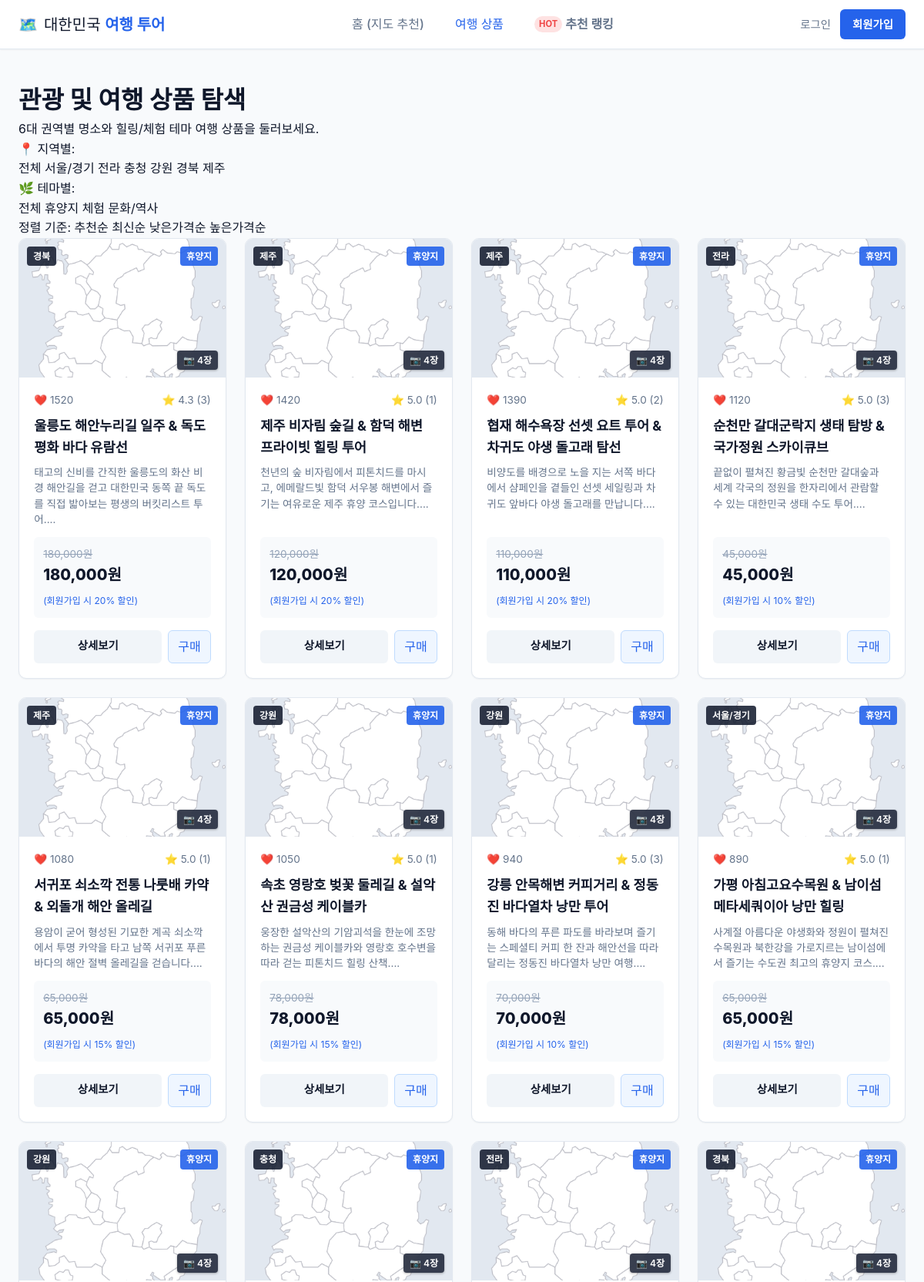
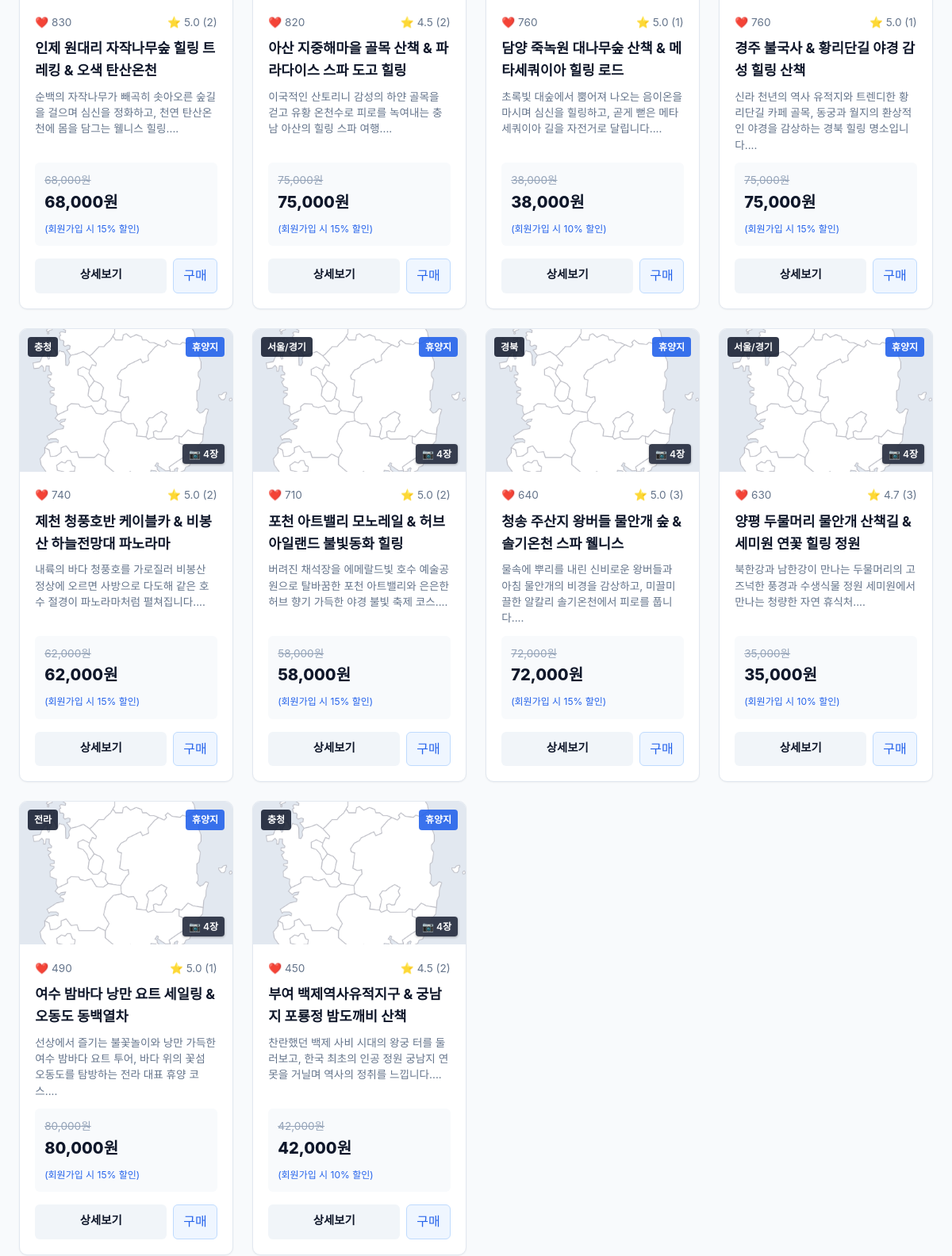
/products?theme_id=1&sort=popular (upper part), run on an earlier commit of the app's database (2 pictures, top to bottom).
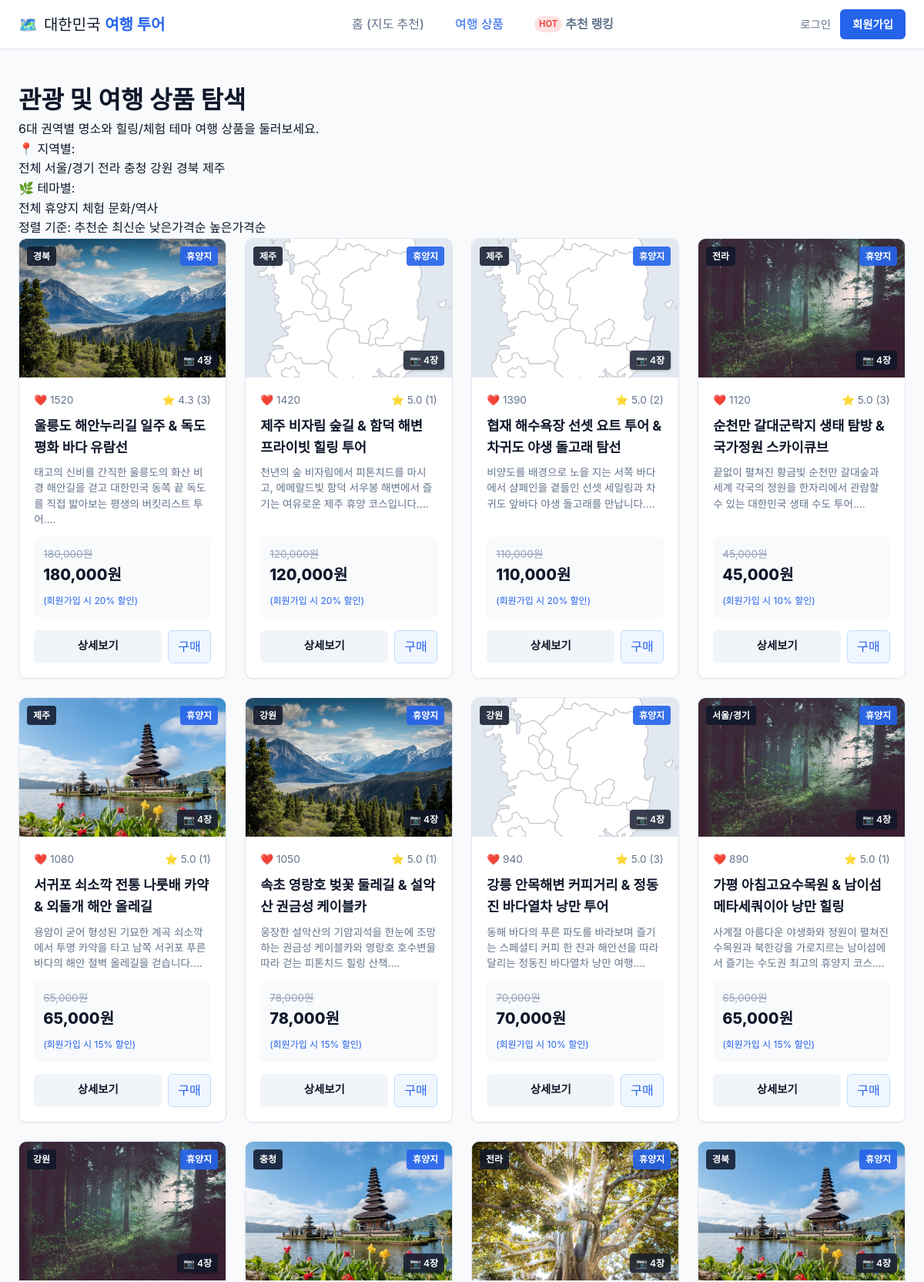
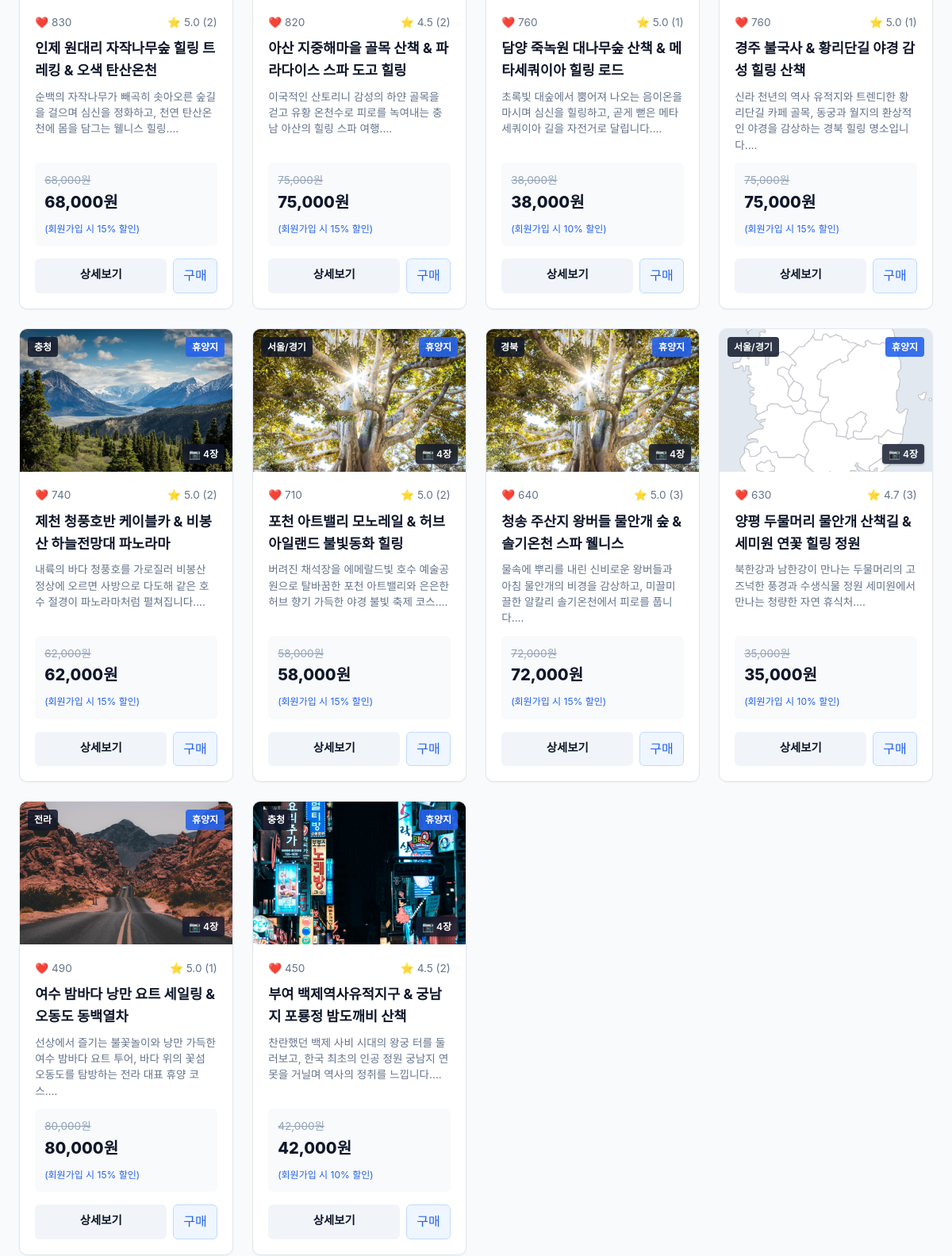
And on a later commit of the database (2 pictures, top to bottom).
### models/tour.py (models this page shows, shortened)
class Theme(db.Model):
    __tablename__ = 'themes'
    id = db.Column(db.Integer, primary_key=True)
    code = db.Column(db.String(50), unique=True, nullable=False) # e.g. RESORT, EXPERIENCE
    name = db.Column(db.String(50), unique=True, nullable=False) # '휴양지', '체험'
    description = db.Column(db.String(200), nullable=True)
    is_active = db.Column(db.Boolean, default=True)
    products = db.relationship('TourProduct', backref='theme', lazy='dynamic')

class TourProduct(db.Model):
    __tablename__ = 'tour_products'
    id = db.Column(db.Integer, primary_key=True)
    name = db.Column(db.String(150), nullable=False, index=True)
    description = db.Column(db.Text, nullable=False)
    region = db.Column(db.String(50), nullable=False, index=True) # 6개 지역
    theme_id = db.Column(db.Integer, db.ForeignKey('themes.id'), nullable=False)
    original_price = db.Column(db.Integer, nullable=False)
    member_discount_rate = db.Column(db.Float, default=0.15) # 회원 15% 기본 할인
    recommendation_count = db.Column(db.Integer, default=0, index=True) # 누적 추천수
    image_url = db.Column(db.String(255), default='/static/img/default-tour.jpg')
    image_urls = db.Column(db.Text, nullable=True) # JSON 문자열 형태의 3~4개 이상 이미지 URL 목록
    created_at = db.Column(db.DateTime, default=lambda: datetime.now(timezone.utc))
    reviews = db.relationship('Review', backref='product', lazy='dynamic', cascade='all, delete-orphan')
    likes = db.relationship('ProductLike', backref='product', lazy='dynamic', cascade='all, delete-orphan')
    order_items = db.relationship('OrderItem', backref='product', lazy='dynamic')
    cart_items = db.relationship('CartItem', backref='product', lazy='dynamic')
    def get_discounted_price(self, is_member=False):
        if is_member:
            return int(self.original_price * (1 - self.member_discount_rate))
        return self.original_price
    def get_average_rating(self):
        review_list = self.reviews.all()
        if not review_list:
            return 0.0
        return round(sum(r.rating for r in review_list) / len(review_list), 1)
    def get_image_list(self):
        if self.image_urls:
            try:
                import json
                urls = json.loads(self.image_urls)
                if isinstance(urls, list) and len(urls) > 0:
                    return urls
            except Exception:
                urls = [u.strip() for u in self.image_urls.splitlines() if u.strip()]
                if urls:
                    return urls
        if self.image_url:
            return [self.image_url]
        return ['/static/img/default-tour.jpg']

### models/review.py (models this page shows, shortened)
class Review(db.Model):
    __tablename__ = 'reviews'
    id = db.Column(db.Integer, primary_key=True)
    user_id = db.Column(db.Integer, db.ForeignKey('users.id', ondelete='CASCADE'), nullable=False)
    product_id = db.Column(db.Integer, db.ForeignKey('tour_products.id', ondelete='CASCADE'), nullable=False)
    title = db.Column(db.String(150), nullable=False)
    content = db.Column(db.Text, nullable=False)
    rating = db.Column(db.Integer, default=5, nullable=False) # 1~5
    created_at = db.Column(db.DateTime, default=lambda: datetime.now(timezone.utc))
    updated_at = db.Column(db.DateTime, default=lambda: datetime.now(timezone.utc), onupdate=lambda: datetime.now(timezone.utc))

### views/product_views.py (the view)
@product_bp.route('')
def list_products():
    region = request.args.get('region')
    theme_id = request.args.get('theme_id', type=int)
    sort_by = request.args.get('sort', 'popular') # popular, latest, price_asc, price_desc
    query = TourProduct.query
    if region and region in RegionEnum.get_display_names():
        query = query.filter_by(region=region)
    if theme_id:
        query = query.filter_by(theme_id=theme_id)
    if sort_by == 'popular':
        query = query.order_by(TourProduct.recommendation_count.desc())
    elif sort_by == 'latest':
        query = query.order_by(TourProduct.created_at.desc())
    elif sort_by == 'price_asc':
        query = query.order_by(TourProduct.original_price.asc())
    elif sort_by == 'price_desc':
        query = query.order_by(TourProduct.original_price.desc())
    products = query.all()
    themes = Theme.query.filter_by(is_active=True).all()
    regions = RegionEnum.get_display_names()
    return render_template(
        'product/list.html',
        products=products,
        themes=themes,
        regions=regions,
        selected_region=region,
        selected_theme_id=theme_id,
        sort_by=sort_by
    )

### app.py (called while the page is built)
def create_app(config_class=Config):
    app = Flask(__name__, static_folder='static', template_folder='templates')
    app.config.from_object(config_class)
    db.init_app(app)
    login_manager.init_app(app)
    csrf.init_app(app)
    register_blueprints(app)
    @app.context_processor
    def inject_cart_count():
        from flask_login import current_user
        if current_user.is_authenticated and current_user.cart:
            return {'cart_count': current_user.cart.get_total_count()}
        return {'cart_count': 0}
    @app.errorhandler(404)
    def not_found_error(error):
        return render_template('base.html'), 404
    @app.errorhandler(500)
    def internal_error(error):
        db.session.rollback()
        return render_template('base.html'), 500
    with app.app_context():
        db.create_all()
    return app

### models/tour.py (called while the page is built)
    @classmethod
    def get_display_names(cls):
        return [r.value for r in cls]

### templates/product/list.html (shortened to what this page needs)
{% extends "base.html" %}
{% block content %}
<div class="container page-content">
  <div class="page-header">
    <h1>관광 및 여행 상품 <strong>탐색</strong></h1>
    <p>6대 권역별 명소와 힐링/체험 테마 여행 상품을 둘러보세요.</p>
  </div>
  <div class="filter-panel">
    <div class="filter-group">
      <span class="filter-label">📍 지역별:</span>
      <div class="chips-container">
        <a href="{{ url_for('product.list_products', theme_id=selected_theme_id, sort=sort_by) }}"
           class="chip {% if not selected_region %}active{% endif %}">전체</a>
        {% for r in regions %}
          <a href="{{ url_for('product.list_products', region=r, theme_id=selected_theme_id, sort=sort_by) }}"
             class="chip {% if selected_region == r %}active{% endif %}">{{ r }}</a>
        {% endfor %}
      </div>
    </div>
    <div class="filter-group">
      <span class="filter-label">🌿 테마별:</span>
      <div class="chips-container">
        <a href="{{ url_for('product.list_products', region=selected_region, sort=sort_by) }}"
           class="chip {% if not selected_theme_id %}active{% endif %}">전체</a>
        {% for t in themes %}
          <a href="{{ url_for('product.list_products', region=selected_region, theme_id=t.id, sort=sort_by) }}"
             class="chip {% if selected_theme_id == t.id %}active{% endif %}">{{ t.name }}</a>
        {% endfor %}
      </div>
    </div>
    <div class="sort-bar">
      <span class="sort-label">정렬 기준:</span>
      <a href="{{ url_for('product.list_products', region=selected_region, theme_id=selected_theme_id, sort='popular') }}"
         class="sort-link {% if sort_by == 'popular' %}active{% endif %}">추천순</a>
      <a href="{{ url_for('product.list_products', region=selected_region, theme_id=selected_theme_id, sort='latest') }}"
         class="sort-link {% if sort_by == 'latest' %}active{% endif %}">최신순</a>
      <a href="{{ url_for('product.list_products', region=selected_region, theme_id=selected_theme_id, sort='price_asc') }}"
         class="sort-link {% if sort_by == 'price_asc' %}active{% endif %}">낮은가격순</a>
      <a href="{{ url_for('product.list_products', region=selected_region, theme_id=selected_theme_id, sort='price_desc') }}"
         class="sort-link {% if sort_by == 'price_desc' %}active{% endif %}">높은가격순</a>
    </div>
  </div>
  {% if products %}
    <div class="product-grid">
      {% for p in products %}
        <div class="product-card">
          <a href="{{ url_for('product.detail', product_id=p.id) }}" class="card-thumb-link" title="{{ p.name }} 상세보기">
            <div class="card-thumb-wrap">
              <img src="{{ p.image_url }}" alt="{{ p.name }}" class="card-thumb" onerror="this.src='/static/img/default-tour.jpg'">
              <span class="badge-region">{{ p.region }}</span>
              <span class="badge-theme">{{ p.theme.name }}</span>
              {% if p.get_image_list()|length > 1 %}
                <span class="badge-photos">📷 {{ p.get_image_list()|length }}장</span>
              {% endif %}
            </div>
          </a>
          <div class="card-body">
            <div class="card-meta">
              <span class="like-stat">❤️ {{ p.recommendation_count }}</span>
              <span class="rating-stat">⭐ {{ p.get_average_rating() }} ({{ p.reviews.count() }})</span>
            </div>
            <a href="{{ url_for('product.detail', product_id=p.id) }}" class="card-text-link" title="{{ p.name }} 상세보기">
              <h3 class="card-title">{{ p.name }}</h3>
              <p class="card-desc">{{ p.description[:70] }}...</p>
            </a>
            <div class="pricing-box">
              <span class="original-price">{{ "{:,}".format(p.original_price) }}원</span>
              <div class="final-price-wrap">
                <span class="final-price">{{ "{:,}".format(p.get_discounted_price(current_user.is_authenticated)) }}원</span>
                {% if current_user.is_authenticated %}
                  <span class="discount-badge">회원 {{ (p.member_discount_rate * 100)|int }}% 할인</span>
                {% else %}
                  <span class="guest-notice">(회원가입 시 {{ (p.member_discount_rate * 100)|int }}% 할인)</span>
                {% endif %}
              </div>
            </div>
            <div class="card-actions">
              <a href="{{ url_for('product.detail', product_id=p.id) }}" class="btn-detail">상세보기</a>
              {% if current_user.is_authenticated %}
                <form action="{{ url_for('cart.add_to_cart') }}" method="POST" class="inline-form">
                  <input type="hidden" name="csrf_token" value="{{ csrf_token() }}">
                  <input type="hidden" name="product_id" value="{{ p.id }}">
                  <input type="hidden" name="quantity" value="1">
                  <button type="submit" class="btn-cart-sm" title="장바구니 담기">🛒</button>
                </form>
              {% else %}
                <a href="{{ url_for('order.checkout', product_id=p.id, quantity=1) }}" class="btn-cart-sm" title="비회원 바로 구매">구매</a>
              {% endif %}
            </div>
          </div>
        </div>
      {% endfor %}
    </div>
  {% else %}
    <div class="empty-state">
      <span class="empty-icon">🔍</span>
      <p>조건에 맞는 관광 상품이 없습니다.</p>
      <a href="{{ url_for('product.list_products') }}" class="btn-outline">필터 초기화</a>
    </div>
  {% endif %}
</div>
{% endblock %}

### templates/base.html (shortened to what this page needs)
<!DOCTYPE html>
<html lang="ko">
<head>
  <link rel="stylesheet" as="style" crossorigin href="https://cdn.jsdelivr.net/gh/orioncactus/pretendard@v1.3.9/dist/web/static/pretendard.css">
  <link rel="stylesheet" href="{{ url_for('static', filename='css/style.css') }}">
</head>
<body>
  {% block header %}
  <header class="navbar">
    <div class="nav-container">
      <a href="{{ url_for('main.index') }}" class="brand-logo">
        <span class="logo-icon">🗺️</span>
        <span class="logo-text">대한민국 <strong>여행 투어</strong></span>
      </a>
      <nav class="nav-links">
        <a href="{{ url_for('main.index') }}" class="nav-link {% if request.endpoint == 'main.index' %}active{% endif %}">홈 (지도 추천)</a>
        <a href="{{ url_for('product.list_products') }}" class="nav-link {% if request.endpoint == 'product.list_products' %}active{% endif %}">여행 상품</a>
        <a href="{{ url_for('product.popular') }}" class="nav-link nav-highlight {% if request.endpoint == 'product.popular' %}active{% endif %}">
          <span class="badge-hot">HOT</span> 추천 랭킹
        </a>
      </nav>
      <div class="nav-auth">
        {% if current_user.is_authenticated %}
          <a href="{{ url_for('cart.view_cart') }}" class="cart-btn" title="내 장바구니">
            <span class="cart-icon">🛒</span>
            <span class="cart-label">장바구니</span>
            {% if current_user.cart and current_user.cart.items.count() > 0 %}
              <span class="cart-count">{{ current_user.cart.get_total_count() }}</span>
            {% endif %}
          </a>
          <span class="user-greeting">
            <strong>{{ current_user.name }}</strong>님
            <span class="member-tag">회원 할인중</span>
          </span>
          <a href="{{ url_for('order.history') }}" class="btn-text">주문내역</a>
          <a href="{{ url_for('auth.logout') }}" class="btn-outline">로그아웃</a>
        {% else %}
          <a href="{{ url_for('auth.login') }}" class="btn-text">로그인</a>
          <a href="{{ url_for('auth.signup') }}" class="btn-primary">회원가입</a>
        {% endif %}
      </div>
    </div>
  </header>
  {% endblock %}
  <main class="main-wrapper">
    {% block content %}{% endblock %}
  </main>
</body>
</html>

What changed in the data, as far as the page shows it:
changed TourProduct "울릉도 해안누리길 일주 & 독도 평화 바다 유람선": image_url: picture added in place of a placeholder
changed TourProduct "순천만 갈대군락지 생태 탐방 & 국가정원 스카이큐브": image_url: picture added in place of a placeholder
changed TourProduct "서귀포 쇠소깍 전통 나룻배 카약 & 외돌개 해안 올레길": image_url: picture added in place of a placeholder
changed TourProduct "속초 영랑호 벚꽃 둘레길 & 설악산 권금성 케이블카": image_url: picture added in place of a placeholder
changed TourProduct "가평 아침고요수목원 & 남이섬 메타세쿼이아 낭만 힐링": image_url: picture added in place of a placeholder
changed TourProduct "인제 원대리 자작나무숲 힐링 트레킹 & 오색 탄산온천": image_url: picture added in place of a placeholder
changed TourProduct "아산 지중해마을 골목 산책 & 파라다이스 스파 도고 힐링": image_url: picture added in place of a placeholder
changed TourProduct "담양 죽녹원 대나무숲 산책 & 메타세쿼이아 힐링 로드": image_url: picture added in place of a placeholder
changed TourProduct "경주 불국사 & 황리단길 야경 감성 힐링 산책": image_url: picture added in place of a placeholder
changed TourProduct "제천 청풍호반 케이블카 & 비봉산 하늘전망대 파노라마": image_url: picture added in place of a placeholder
changed TourProduct "포천 아트밸리 모노레일 & 허브아일랜드 불빛동화 힐링": image_url: picture added in place of a placeholder
changed TourProduct "청송 주산지 왕버들 물안개 숲 & 솔기온천 스파 웰니스": image_url: picture added in place of a placeholder
changed TourProduct "여수 밤바다 낭만 요트 세일링 & 오동도 동백열차": image_url: picture added in place of a placeholder
changed TourProduct "부여 백제역사유적지구 & 궁남지 포룡정 밤도깨비 산책": image_url: picture added in place of a placeholder
